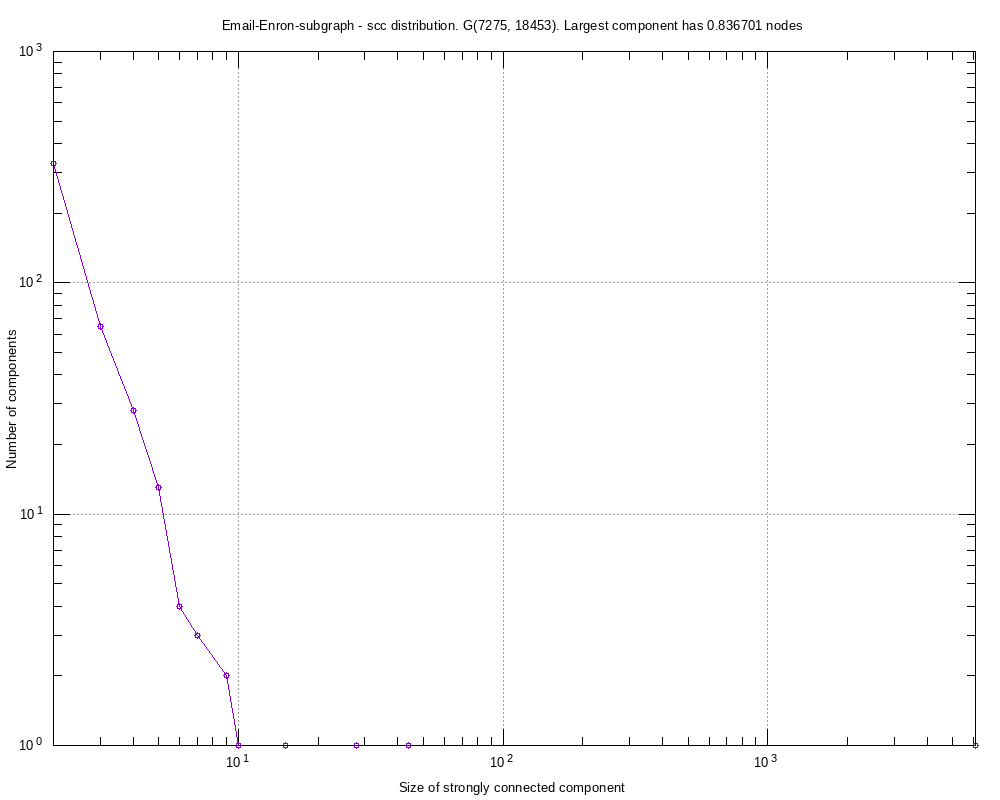

This chart was generated by the following gnuplot code:
#
# Email-Enron-subgraph - scc distribution. G(7275, 18453). Largest component has 0.836701 nodes (Sat Sep  7 20:38:07 2019)
#

set title "Email-Enron-subgraph - scc distribution. G(7275, 18453). Largest component has 0.836701 nodes"
set key bottom right
set logscale xy 10
set format x "10^{%L}"
set mxtics 10
set format y "10^{%L}"
set mytics 10
set grid
set xlabel "Size of strongly connected component"
set ylabel "Number of components"
set tics scale 2
set terminal png font arial 10 size 1000,800
set output 'scc.Email-Enron-subgraph.png'
plot 	"scc.Email-Enron-subgraph.tab" using 1:2 title "" with linespoints pt 6
